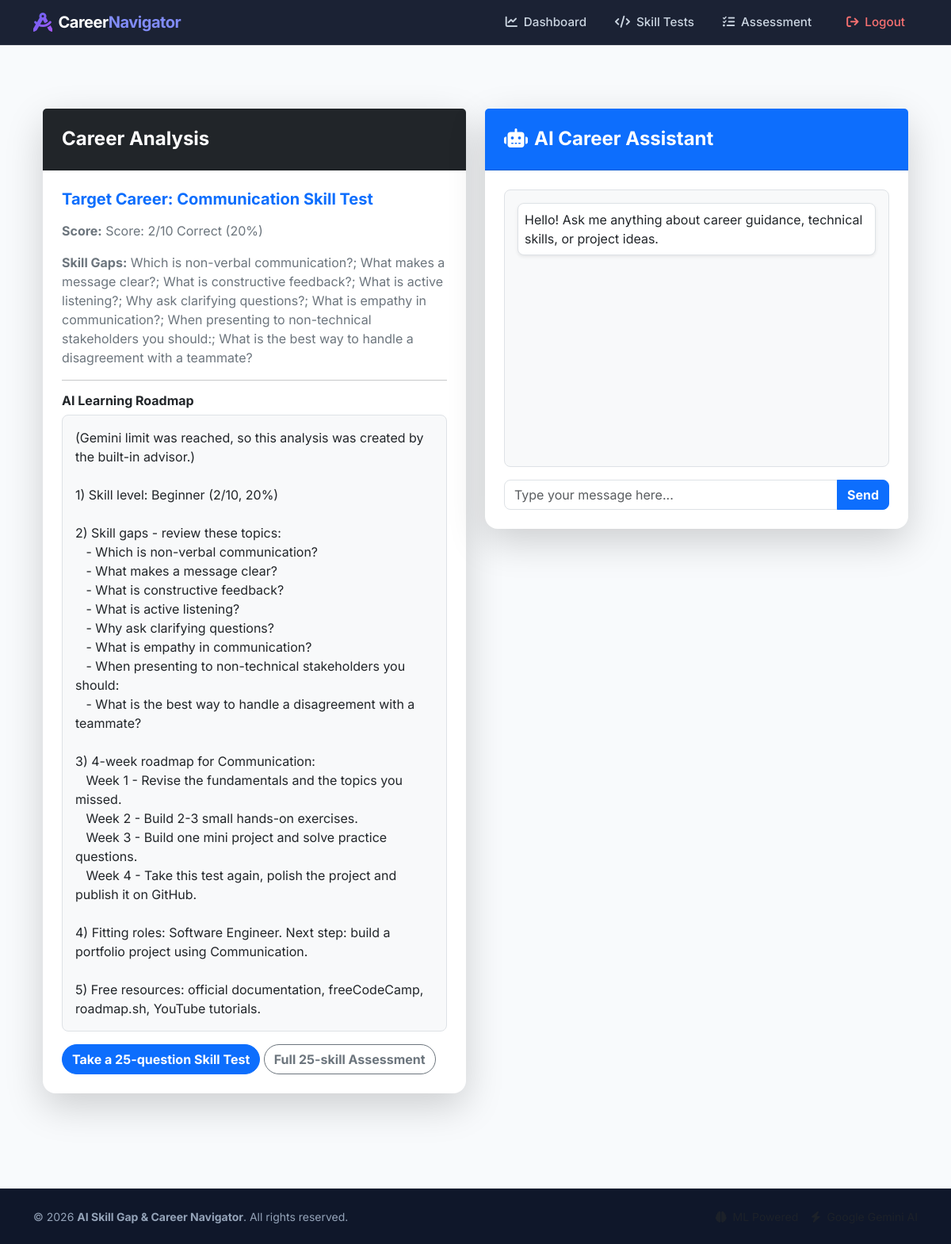
The page /dashboard (signed in) on the database its author committed.
### app.py (models this page shows)
class Assessment(db.Model):
    id = db.Column(db.Integer, primary_key=True)
    user_id = db.Column(db.Integer, db.ForeignKey('user.id'), nullable=False)
    predicted_career = db.Column(db.String(100), nullable=False)
    skill_gaps = db.Column(db.String(500), nullable=False)
    score_summary = db.Column(db.String(500), nullable=True)
    roadmap = db.Column(db.Text, nullable=True)

### app.py (the view)
@app.route('/dashboard')
@login_required
def dashboard():
    q = Assessment.query.filter_by(user_id=current_user.id).order_by(Assessment.id.desc())
    return render_template('dashboard.html', assessment=q.first(), history=q.limit(8).all())

### app.py (called while the page is built)
@login_manager.user_loader
def load_user(uid):
    return db.session.get(User, int(uid))

### templates/dashboard.html (shortened to what this page needs)
{% extends "base.html" %}
{% block content %}
<div class="container py-5">
    <div class="row g-4">
        <div class="col-lg-6">
            <div class="card border-0 shadow-lg rounded-4 mb-4">
                <div class="card-header bg-dark text-white p-4">
                    <h4 class="fw-bold mb-0">Career Analysis</h4>
                </div>
                <div class="card-body p-4">
                    {% if assessment %}
                        <h5 class="fw-bold text-primary mb-3">Target Career: {{ assessment.predicted_career }}</h5>
                        <p class="text-secondary"><strong>Score:</strong> {{ assessment.score_summary }}</p>
                        <p class="text-secondary"><strong>Skill Gaps:</strong> {{ assessment.skill_gaps }}</p>
                        <hr>
                        <h6 class="fw-bold">AI Learning Roadmap</h6>
                        <div class="p-3 bg-light rounded-3 border" style="white-space: pre-wrap; font-family: inherit;">{{ assessment.roadmap }}</div>
                        <a href="{{ url_for('skills') }}" class="btn btn-primary rounded-pill fw-bold mt-3">Take a 25-question Skill Test</a>
                        <a href="{{ url_for('assessment') }}" class="btn btn-outline-secondary rounded-pill fw-bold mt-3">Full 25-skill Assessment</a>
                    {% else %}
                        <p class="text-secondary mb-3">No assessment completed yet.</p>
                        <a href="{{ url_for('skills') }}" class="btn btn-primary rounded-pill fw-bold">Take a Skill Test</a>
                    {% endif %}
                </div>
            </div>
        </div>
        <div class="col-lg-6">
            <div class="card border-0 shadow-lg rounded-4">
                <div class="card-header bg-primary text-white p-4 d-flex align-items-center">
                    <h4 class="fw-bold mb-0"><i class="fa-solid fa-robot me-2"></i>AI Career Assistant</h4>
                </div>
                <div class="card-body p-4">
                    <div id="chat-box" class="border rounded-3 p-3 mb-3" style="height: 350px; overflow-y: auto; background-color: #f8f9fa;">
                        <div class="mb-2 text-start">
                            <span class="d-inline-block p-2 rounded-3 bg-white border text-dark shadow-sm">
                                Hello! Ask me anything about career guidance, technical skills, or project ideas.
                            </span>
                        </div>
                    </div>
                    <div class="input-group">
                        <input type="text" id="chat-input" class="form-control rounded-start-3" placeholder="Type your message here...">
                        <button class="btn btn-primary rounded-end-3 fw-bold" id="send-btn" type="button">Send</button>
                    </div>
                </div>
            </div>
        </div>
    </div>
</div>
{% endblock %}

### templates/base.html (style rules this page uses)
:root { --primary-color: #4f46e5; --primary-hover: #4338ca; --bg-color: #f8fafc; --card-bg: #ffffff; --text-main: #0f172a; --text-muted: #64748b; }
body { font-family: 'Inter', sans-serif; background-color: var(--bg-color); color: var(--text-main); min-height: 100vh; display: flex; flex-direction: column; }
.card { border: 1px solid #e2e8f0; border-radius: 12px; box-shadow: 0 4px 6px -1px rgba(0, 0, 0, 0.05), 0 2px 4px -1px rgba(0, 0, 0, 0.03); transition: transform 0.2s ease, box-shadow 0.2s ease; }

### rows shown on the page
Assessment: predicted_career "Communication Skill Test", score_summary "Score: 2/10 Correct (20%)", skill_gaps "Which is non-verbal communication?; What makes a message clear?; What is constructive feedback?; What is active listening?; Why ask clarifying questions?; What is empathy in communication?; When presenting to non-technical stakeholders you should:; What is the best way to handle a disagreement with a teammate?", roadmap "(Gemini limit was reached, so this analysis was created by the built-in advisor.) 1) Skill level: Beginner (2/10, 20%) 2) Skill gaps - review these topics: - Which is non-verbal communication? - What makes a message clear? - What is constructive feedback? - What is active listening? - Why ask clarifying questions? - What is empathy in communication? - When presenting to non-technical stakeholders you should: - What is the best way to handle a disagreement with a teammate? 3) 4-week roadmap for Communication: Week 1 - Revise the fundamentals and the topics you missed. Week 2 - Build 2-3 small hands-on exercises. Week 3 - Build one mini project and solve practice questions. Week 4 - Take this…"
